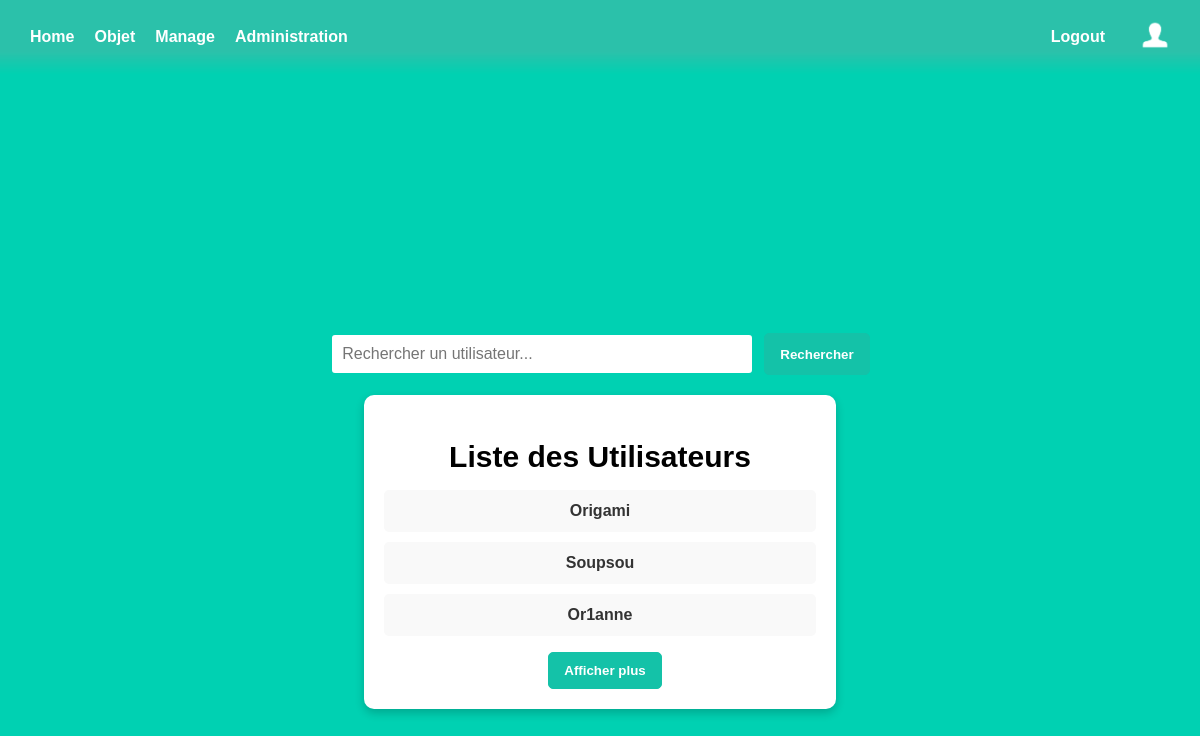
The page /gestion (signed in) on the database its author committed.
### models.py (models this page shows)
class User(UserMixin, db.Model):
    id = db.Column(db.Integer, primary_key=True) # clé primiaire obligatoire pour SQLAlchemy
    email = db.Column(db.String(100), unique=True, index=True)
    pseudo = db.Column(db.String(100), unique=True, index=True)
    password = db.Column(db.String(100))
    lastname = db.Column(db.String(1000))
    firstname = db.Column(db.String(100))
    level = db.Column(db.String, default="Visiteur")
    age = db.Column(db.Integer)
    gender = db.Column(db.String(100))

### main.py (the view)
@main.route('/gestion')
def gestion_utilisateur():
    users = User.query.all()
    return render_template('gestion_utilisateur.html', users=users)

### templates/gestion_utilisateur.html
{% extends "base.html" %}
{% block content %}
<div class="search-container">
    <input type="text" class="search-input" placeholder="Rechercher un utilisateur...">
    <button class="search-button">Rechercher</button>
</div>
<div class="gestion-container">
    <h1 class="title-box">Liste des Utilisateurs</h1>
    <ul>
        {% for user in users %}
            <li><a href="{{ url_for('main.user_profile', user_id=user.id) }}">{{ user.pseudo }}</a></li>
        {% endfor %}
    </ul>
</div>
{% endblock %}

### static/styles/base2.css (style rules this page uses)
html, body { height: 100%; margin: 0; font-family: 'Arial', sans-serif; background-color: #00d1b2; color: rgb(0, 0, 0); text-align: center; }
.search-container { display: flex; justify-content: center; margin-bottom: 20px; padding-top: 150px; }
.search-input { width: 400px; max-width: 100%; padding: 10px; border: 2px solid #00d1b2; border-radius: 5px; font-size: 16px; }
.search-button { background-color: #14c2a8; border: 1px solid #14c2a8; color: white; font-weight: bold; padding: 10px 15px; border-radius: 5px; margin-left: 10px; cursor: pointer; transition: background 0.3s; }
.title-box { text-align: center; font-size: 30px; font-weight: bold; margin-bottom: 15px; width: 100%; display: block; }
.gestion-container { width: 80%; max-width: 800px; margin: 0 auto; padding: 20px; background: white; border-radius: 10px; box-shadow: 0px 4px 10px rgba(0, 0, 0, 0.2); text-align: center; }
.gestion-container ul { list-style-type: none; padding: 0; }
.gestion-container li { background: #f9f9f9; margin: 10px 0; padding: 12px; border-radius: 5px; transition: background 0.3s; }
.gestion-container li a { text-decoration: none; color: #333; font-weight: bold; }

### rows shown on the page
User: pseudo "Origami"
User: pseudo "Soupsou"
User: pseudo "Or1anne"
